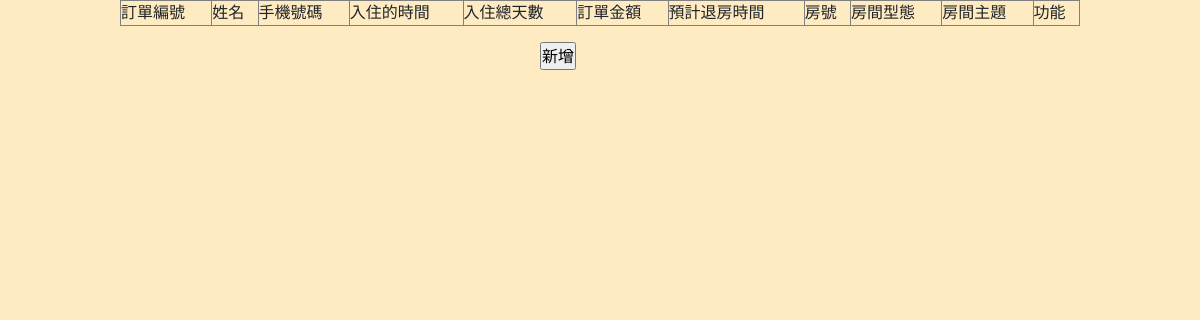
Before: /room_result.php with the older database file.
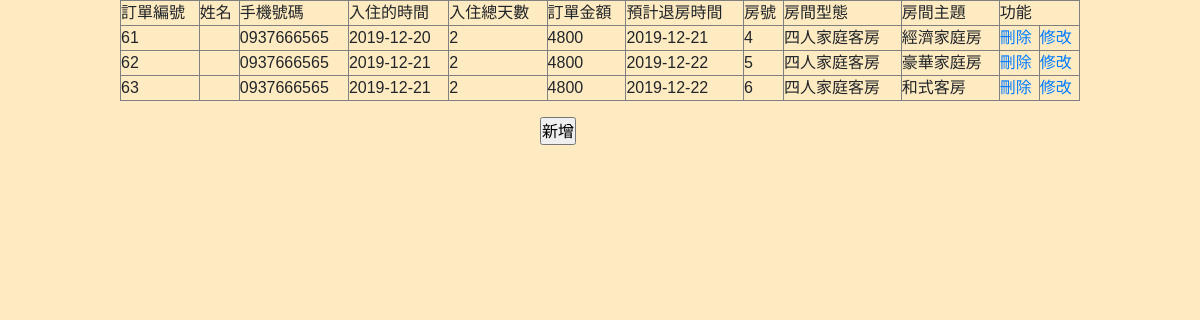
After: the same page with the newer database file.
### tables this page shows
CREATE TABLE `orderdata` (
  `o_num` int(10) NOT NULL,
  `m_id` varchar(10) NOT NULL,
  `o_phone` varchar(12) NOT NULL,
  `o_citime` date NOT NULL,
  `o_day` int(10) NOT NULL,
  `o_total` varchar(10) NOT NULL,
  `o_cotime` date NOT NULL,
  `r_id` int(10) NOT NULL,
  `o_ferry` enum('無船票','公營','民營') NOT NULL DEFAULT '無船票'
);

CREATE TABLE `roomdata` (
  `r_id` int(10) NOT NULL,
  `r_type` varchar(20) NOT NULL,
  `r_model` varchar(50) NOT NULL,
  `r_price` int(10) NOT NULL,
  `r_disc` varchar(50) NOT NULL
);

### room_result.php (the view, shortened to what this page needs)
<?php
require("connMysql.php");
$sql = "SELECT `orderdata`.*,`roomdata`.`r_type`,`roomdata`.`r_model` FROM `orderdata`,`roomdata`
        WHERE `orderdata`.`r_id` = `roomdata`.`r_id`";
$link=$db_link->query($sql);
?>
<!DOCTYPE html PUBLIC "-//W3C//DTD XHTML 1.0 Transitional//EN" "http://www.w3.org/TR/xhtml1/DTD/xhtml1-transitional.dtd">
<html xmlns="http://www.w3.org/1999/xhtml">
<head>
    <link href="\font-awesome-4.7.0/css/font-awesome.min.css" rel="stylesheet" />
    <link href="\css/bootstrap.min.css" rel="stylesheet" />
    <link href="\css/ican.css" rel="stylesheet" />
</head>
<body>
<?php
echo  "<div style='padding-left:10%;padding-right:10%'>";
echo '<table width="100%" border="1" style="padding-left:10%;padding-right:10%">
<tr>
<td>訂單編號</td>
<td>姓名</td>
<td>手機號碼</td>
<td>入住的時間</td>
<td>入住總天數</td>
<td>訂單金額</td>
<td>預計退房時間</td>
<td>房號</td>
<td>房間型態</td>
<td>房間主題</td>
<td colspan="2">功能</td>
</tr>';
for($i=0;$i<$link->num_rows;$i++){
  $result=$link->fetch_assoc();
  $o_num=$result['o_num'];
$o_name=$result['o_name'];
$o_phone=$result['o_phone'];
$o_citime=$result['o_citime'];
$o_day=$result['o_day'];
$o_total=$result['o_total'];
$o_cotime=$result['o_cotime'];
  echo "<tr>";
 echo "<td>".$result['o_num']."</td>";
 echo "<td>".$result['o_name']."</td>";
 echo "<td>".$result['o_phone']."</td>";
 echo "<td>".$result['o_citime']."</td>";
 echo "<td>".$result['o_day']."</td>";
 echo "<td>".$result['o_total']."</td>";
 echo "<td>".$result['o_cotime']."</td>";
 echo "<td>".$result['r_id']."</td>";
 echo "<td>".$result['r_type']."</td>";
 echo "<td>".$result['r_model']."</td>";
 echo "<td>"."<a href='?action=delete&o_num=$result[o_num]'>"."刪除"."</a>"."</td>";
 echo "<td>"."<a href='upd.php?new=$o_num&nme=$o_name&phne=$o_phone&daaay=$o_citime&o_cotime=$o_cotime&o_total=$o_total&o_day=$o_day'>"."修改"."</a>"."</td>";
 echo "</tr>";
}
?>
</table>
</div>
<input type="submit" style="margin-left: 45%" value="新增" onclick="javascript:location.href='bookingroom.php'"/>
</body>
</html>

### css/ican.css (style rules this page uses)
* { padding: 0; font-family: 'Noto Sans TC', sans-serif; list-style: none; }
body { background-color: #FFEBC2; transition: transform .5 ease; }
@media screen and (max-width: 1200px) { body { overflow-x: hidden; } }

Changed rows visible on the page:
added orderdata: o_num "61", o_phone "0937666565", o_citime "2019-12-20", o_day "2", o_total "4800", o_cotime "2019-12-21", r "4", r.r_type "四人家庭客房", r.r_model "經濟家庭房"
added orderdata: o_num "62", o_phone "0937666565", o_citime "2019-12-21", o_day "2", o_total "4800", o_cotime "2019-12-22", r "5", r.r_type "四人家庭客房", r.r_model "豪華家庭房"
added orderdata: o_num "63", o_phone "0937666565", o_citime "2019-12-21", o_day "2", o_total "4800", o_cotime "2019-12-22", r "6", r.r_type "四人家庭客房", r.r_model "和式客房"
